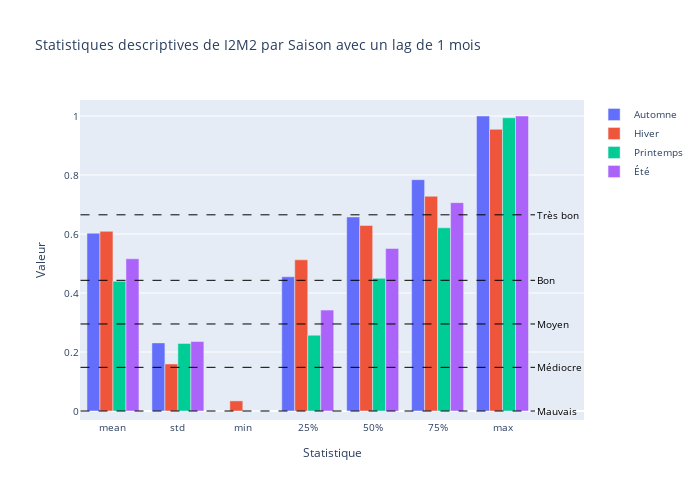

Source (notebook cell):
### Code cell
# Statistiques descriptives
desc_stats_saison = df_pc_median_bio_median_1_month.groupby('saison')['I2M2'].describe()
desc_stats_saison = desc_stats_saison.drop(columns=['count']).transpose()

fig = go.Figure()

for saison in desc_stats_saison.columns:
    fig.add_trace(go.Bar(x=desc_stats_saison.index, y=desc_stats_saison[saison],name=saison))

for etat, valeur in seuils_I2M2.items():
    fig.add_shape(type="line", x0=-0.5, x1=len(desc_stats)-0.5,y0=valeur, y1=valeur, line=dict(color="black", width=1, dash="dash"), name=etat)
    fig.add_annotation(x=len(desc_stats)-0.5, y=valeur, text=etat, showarrow=False, font=dict(size=10, color="black"), xanchor="left" )


fig.update_layout(height=500, width=700, font_size=10, title="Statistiques descriptives de I2M2 par Saison avec un lag de 1 mois", xaxis_title="Statistique", yaxis_title="Valeur",barmode='group')

fig.show()

### Figure 1 — Plotly figure (JSON) as saved in the notebook; plotly's stock layout.template omitted (floating-point values rounded to 4 significant figures)
{"data": [{"name": "Automne", "type": "bar", "x": ["mean", "std", "min", "25%", "50%", "75%", "max"], "y": [0.6029, 0.2309, 0, 0.455, 0.6578, 0.7842, 1]}, {"name": "Hiver", "type": "bar", "x": ["mean", "std", "min", "25%", "50%", "75%", "max"], "y": [0.609, 0.1595, 0.0343, 0.5125, 0.629, 0.728, 0.955]}, {"name": "Printemps", "type": "bar", "x": ["mean", "std", "min", "25%", "50%", "75%", "max"], "y": [0.4401, 0.229, 0, 0.257, 0.4496, 0.6211, 0.994]}, {"name": "Été", "type": "bar", "x": ["mean", "std", "min", "25%", "50%", "75%", "max"], "y": [0.516, 0.2356, 0, 0.342, 0.5509, 0.7063, 1]}], "layout": {"annotations": [{"font": {"color": "black", "size": 10}, "showarrow": false, "text": "Très bon", "x": 6.5, "xanchor": "left", "y": 0.665}, {"font": {"color": "black", "size": 10}, "showarrow": false, "text": "Bon", "x": 6.5, "xanchor": "left", "y": 0.443}, {"font": {"color": "black", "size": 10}, "showarrow": false, "text": "Moyen", "x": 6.5, "xanchor": "left", "y": 0.295}, {"font": {"color": "black", "size": 10}, "showarrow": false, "text": "Médiocre", "x": 6.5, "xanchor": "left", "y": 0.148}, {"font": {"color": "black", "size": 10}, "showarrow": false, "text": "Mauvais", "x": 6.5, "xanchor": "left", "y": 0}], "barmode": "group", "font": {"size": 10}, "height": 500, "shapes": [{"line": {"color": "black", "dash": "dash", "width": 1}, "name": "Très bon", "type": "line", "x0": -0.5, "x1": 6.5, "y0": 0.665, "y1": 0.665}, {"line": {"color": "black", "dash": "dash", "width": 1}, "name": "Bon", "type": "line", "x0": -0.5, "x1": 6.5, "y0": 0.443, "y1": 0.443}, {"line": {"color": "black", "dash": "dash", "width": 1}, "name": "Moyen", "type": "line", "x0": -0.5, "x1": 6.5, "y0": 0.295, "y1": 0.295}, {"line": {"color": "black", "dash": "dash", "width": 1}, "name": "Médiocre", "type": "line", "x0": -0.5, "x1": 6.5, "y0": 0.148, "y1": 0.148}, {"line": {"color": "black", "dash": "dash", "width": 1}, "name": "Mauvais", "type": "line", "x0": -0.5, "x1": 6.5, "y0": 0, "y1": 0}], "title": {"text": "Statistiques descriptives de I2M2 par Saison avec un lag de 1 mois"}, "width": 700, "xaxis": {"title": {"text": "Statistique"}}, "yaxis": {"title": {"text": "Valeur"}}}}
